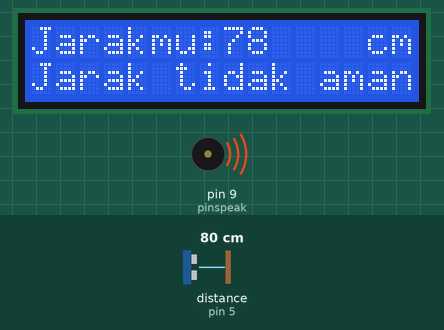
Simulated run of this sketch. Board: Arduino Uno, built with avr-gcc and run on an emulated ATmega328P. On the bench: 16×2 character LCD, buzzer (waves = sounding). Wiring (inferred from the names in the program): ultrasonic range finder: trigger pin 3; echo pin 5. The test bench sets the inputs (shaded band); at power-on: distance to the obstacle (sensor on pin 5) 80 cm. The echo pulse lasts 58.3 µs per cm; what the sketch prints to the serial monitor is not drawn.

Above: at 2.2 s.
2.3 s: distance to the obstacle (sensor on pin 5) set to 86 cm
At 3.7 s:
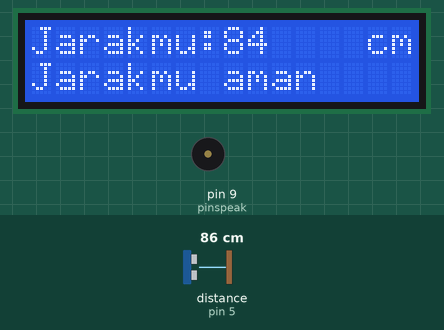
4.6 s: distance to the obstacle (sensor on pin 5) set to 2 cm
At 6.1 s:
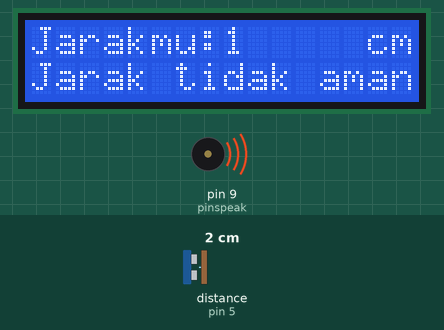
8.6 s: distance to the obstacle (sensor on pin 5) set to 4 cm
At 10.5 s:
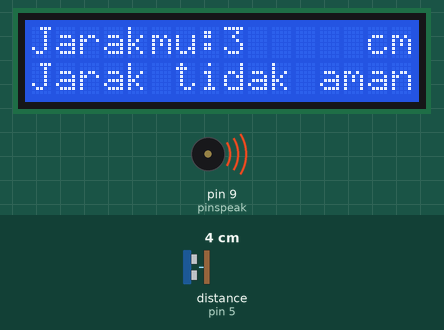
Timing chart, 0 to 12.0 s (numbered marks = the images above; inputs shaded):
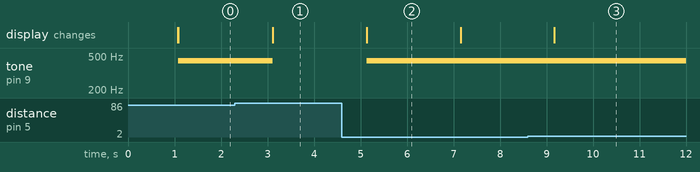

The sketch:

cekjarak.ino
```cpp
#include <LiquidCrystal.h>

// Setting LCD RS E D4 D5 D6 D7
LiquidCrystal lcd(6, 7, 10, 11, 12, 13);

const int pintrig=3, pinech=5, pinspeak=9;

void setup(){
// pilih LCD 16 x 2
  Serial.begin(9600);
  pinMode(pintrig,OUTPUT);
  pinMode(pinspeak,OUTPUT);
  pinMode(pinech,INPUT);
  lcd.begin(16,2);
  lcd.setCursor(0,0);
  lcd.print("  JAGA JARAKMU  ");
  delay(1000);
  lcd.setCursor(0,0);
  lcd.print("                ");
}

long durasi=0;
void loop(){
  int jarak;
  digitalWrite(pintrig, HIGH);
  delayMicroseconds(10);
  digitalWrite(pintrig, LOW);
  durasi = pulseIn(pinech, HIGH);
  jarak=(durasi *0.034)/2;
  Serial.print("jarak:");
  Serial.println(jarak);
  lcd.setCursor(0,0);
    lcd.print("                ");
  lcd.setCursor(0,0);
  lcd.print("Jarakmu:");
  lcd.setCursor(8,0);
  lcd.print(jarak);
  lcd.setCursor(14,0);
  lcd.print("cm");
  lcd.setCursor(0,1);
  if(jarak<80){
    lcd.setCursor(0,1);
    lcd.print("                ");
    lcd.setCursor(0,1);
    lcd.print("Jarak tidak aman");
    tone(pinspeak,440);
  }
  else{
    lcd.setCursor(0,1);
    lcd.print("                ");
    lcd.setCursor(0,1);
    lcd.print("Jarakmu aman");
    noTone(pinspeak);
  }
  delay(1000);
}
```

Measured:
- the behaviour switches between 81 and 82 cm on distance to the obstacle (sensor on pin 5) (found by bisection; images 0 and 1)
- after the input at 2.3 s, tone on pin 9 (pinspeak): 440 Hz → silent after 0.81 s; the display: changes after 0.81 s (image 1)
- after the input at 4.6 s, tone on pin 9 (pinspeak): silent → 440 Hz after 0.53 s; the display: changes after 0.53 s (image 2)
- after the input at 8.6 s, the display: changes after 0.57 s (image 3)
- what the display in image 2 shows lasts 2.1 s, from 5.1 s to 7.2 s
